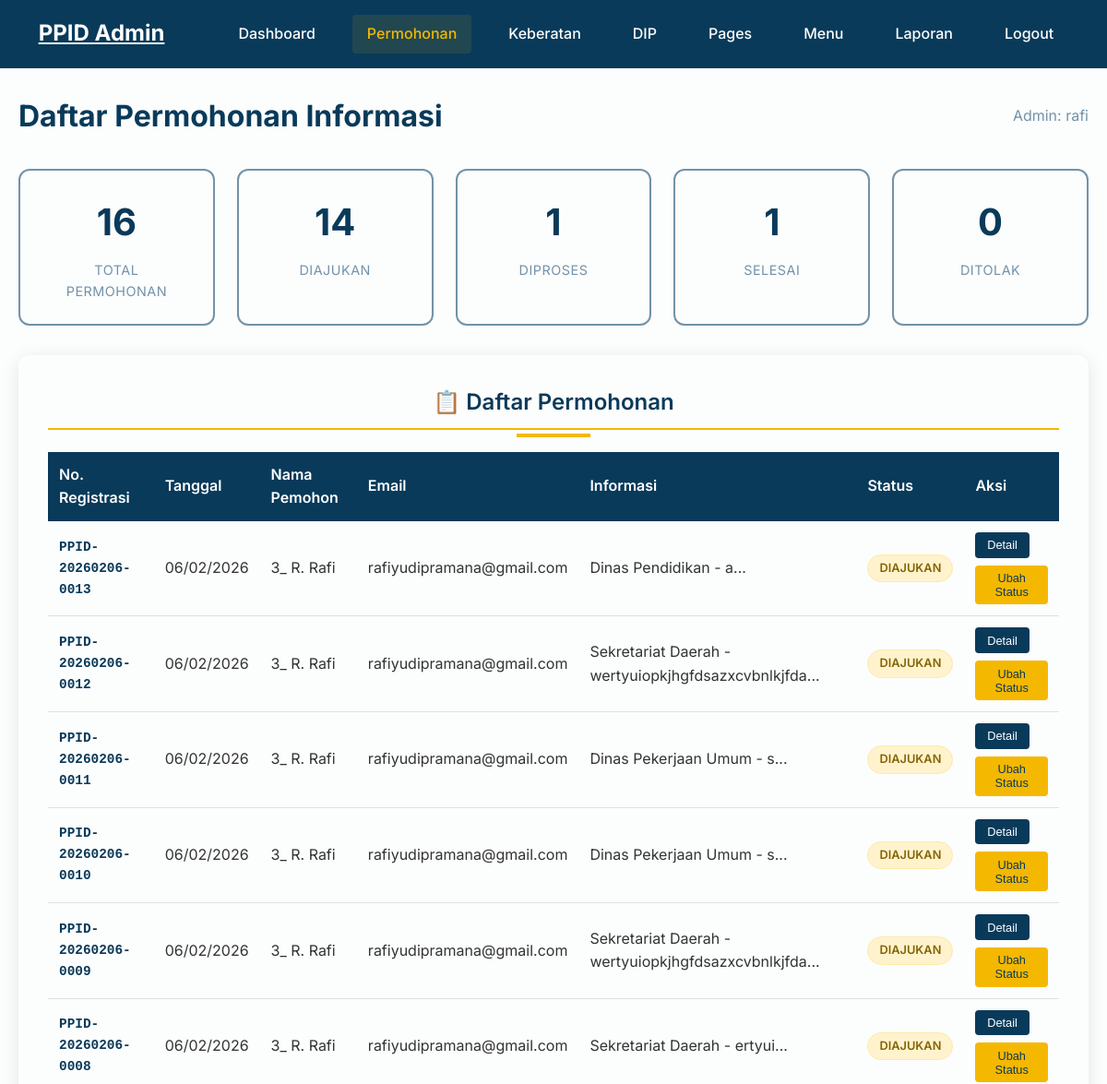
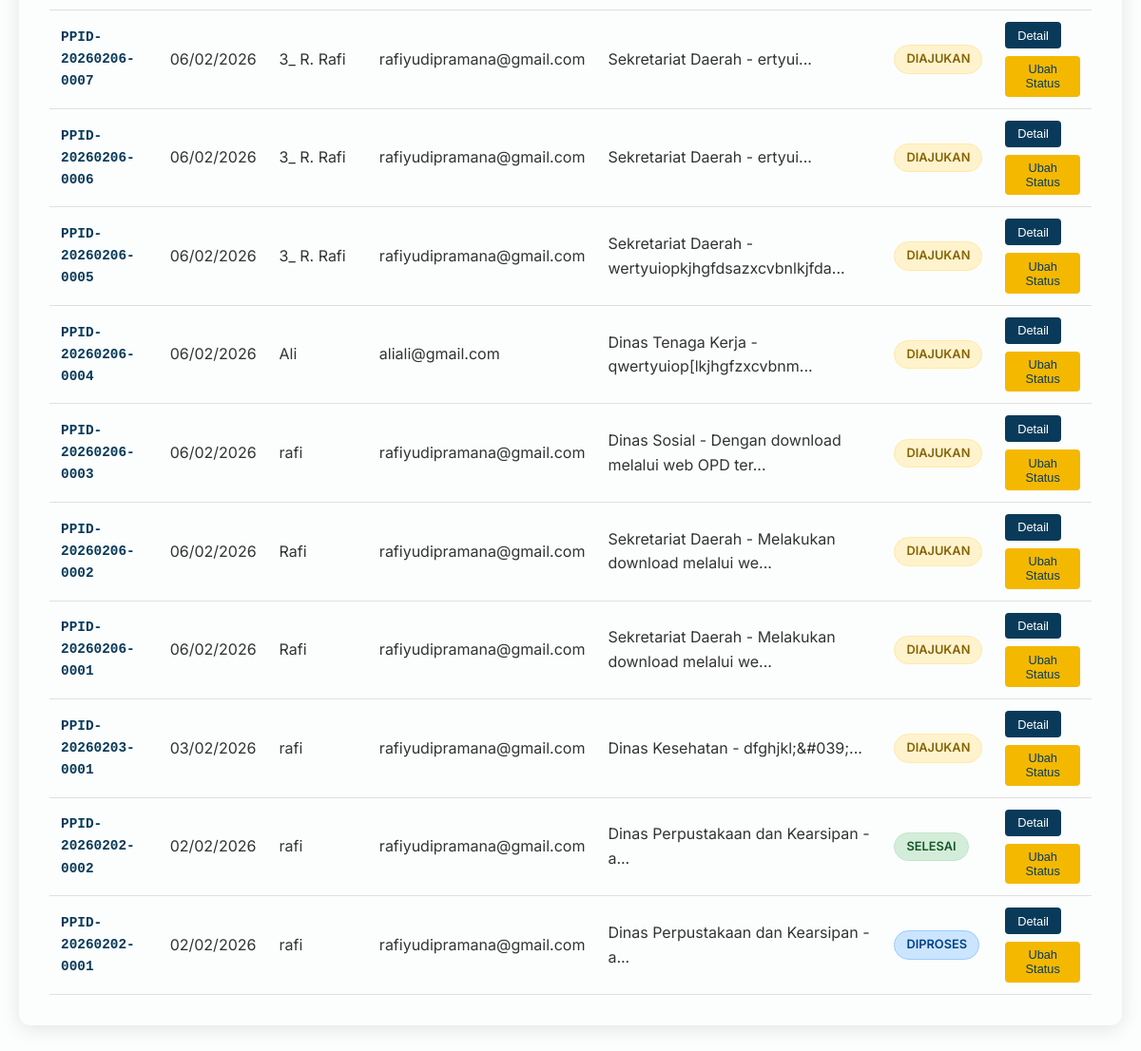
The app's page /admin/permohonan/index.php (signed in) with its own data (2 pictures, top to bottom).
### tables this page shows
CREATE TABLE `permohonan_informasi` (
  `id` int(11) NOT NULL,
  `nomor_registrasi` varchar(50) NOT NULL,
  `nama_pemohon` varchar(150) NOT NULL,
  `email` varchar(100) NOT NULL,
  `no_hp` varchar(20) DEFAULT NULL,
  `alamat` text DEFAULT NULL,
  `informasi_diminta` text NOT NULL,
  `tujuan_penggunaan` text DEFAULT NULL,
  `cara_memperoleh` enum('melihat','salinan','softcopy') NOT NULL,
  `status` enum('diajukan','diproses','ditolak','selesai') DEFAULT 'diajukan',
  `created_at` timestamp NOT NULL DEFAULT current_timestamp()
);

### includes/permohonan_service.php (called while the page is built, shortened)
<?php
function getAllPermohonan($limit = 50, $offset = 0) {
    global $conn;
    $stmt = $conn->prepare("
        SELECT id, nomor_registrasi, nama_pemohon, email, no_hp, alamat,
               informasi_diminta, tujuan_penggunaan, cara_memperoleh, status, created_at
        FROM permohonan_informasi
        ORDER BY created_at DESC
        LIMIT ? OFFSET ?
    ");
    $stmt->bind_param("ii", $limit, $offset);
    $stmt->execute();
    return $stmt->get_result()->fetch_all(MYSQLI_ASSOC);
}
?>

### admin/permohonan/index.php (the view, shortened to what this page needs)
<?php
require_once '../../includes/config.php';
require_once '../../includes/permohonan_service.php';
$page = isset($_GET['page']) ? (int)$_GET['page'] : 1;
$limit = 20;
$offset = ($page - 1) * $limit;
$permohonanList = getAllPermohonan($limit, $offset);
$stmt = $conn->prepare("SELECT COUNT(*) as total FROM permohonan_informasi");
$stmt->execute();
$totalResult = $stmt->get_result();
$totalPermohonan = $totalResult->fetch_assoc()['total'];
?>
<!DOCTYPE html>
<html lang="id">
<head>
    <link rel="stylesheet" href="../../css/style.css">
</head>
<body class="admin-body admin-permohonan">
   <header class="header" id="header">
        <div class="container">
            <div class="header-content">
                <div class="logo">
                    <h2><a href="../dashboard.php" style="color: #FCFDFD;">PPID Admin</a></h2>
                </div>
                <nav class="nav-menu">
                    <ul class="nav-list">
                        <li class="nav-item">
                            <a href="../dashboard.php" class="nav-link">Dashboard</a>
                        </li>
                        <li class="nav-item">
                            <a href="index.php" class="nav-link active">Permohonan</a>
                        </li>
                        <li class="nav-item">
                            <a href="../keberatan/index.php" class="nav-link">Keberatan</a>
                        </li>
                        <li class="nav-item">
                            <a href="../dip/index.php" class="nav-link">DIP</a>
                        </li>
                        <li class="nav-item">
                            <a href="../pages/index.php" class="nav-link">Pages</a>
                        </li>
                        <li class="nav-item">
                            <a href="../menus/index.php" class="nav-link">Menu</a>
                        </li>
                        <li class="nav-item">
                            <a href="../laporan.php" class="nav-link">Laporan</a>
                        </li>
                        <li class="nav-item">
                            <a href="../logout.php" class="nav-link">Logout</a>
                        </li>
                    </ul>
                </nav>
            </div>
        </div>
    </header>
    <main class="admin-page">
        <div class="page-header">
            <h1 class="page-title">Daftar Permohonan Informasi</h1>
            <div class="admin-info">
                <span>Admin: <?php echo htmlspecialchars($_SESSION['admin_username']); ?></span>
            </div>
        </div>
        <div class="stats-grid">
            <?php
            $stats = [
                'total' => $totalPermohonan,
                'diajukan' => 0,
                'diproses' => 0,
                'selesai' => 0,
                'ditolak' => 0
            ];
            $stmt = $conn->prepare("SELECT status, COUNT(*) as count FROM permohonan_informasi GROUP BY status");
            $stmt->execute();
            $result = $stmt->get_result();
            while ($row = $result->fetch_assoc()) {
                $stats[$row['status']] = $row['count'];
            }
            ?>
            <div class="stat-card">
                <div class="stat-number"><?php echo $stats['total']; ?></div>
                <div class="stat-label">Total Permohonan</div>
            </div>
            <div class="stat-card">
                <div class="stat-number"><?php echo $stats['diajukan']; ?></div>
                <div class="stat-label">Diajukan</div>
            </div>
            <div class="stat-card">
                <div class="stat-number"><?php echo $stats['diproses']; ?></div>
                <div class="stat-label">Diproses</div>
            </div>
            <div class="stat-card">
                <div class="stat-number"><?php echo $stats['selesai']; ?></div>
                <div class="stat-label">Selesai</div>
            </div>
            <div class="stat-card">
                <div class="stat-number"><?php echo $stats['ditolak']; ?></div>
                <div class="stat-label">Ditolak</div>
            </div>
        </div>
        <div class="section-card">
            <h2 class="section-title">📋 Daftar Permohonan</h2>
            <div class="table-container">
                <table class="stats-table">
                    <thead>
                        <tr>
                            <th>No. Registrasi</th>
                            <th>Tanggal</th>
                            <th>Nama Pemohon</th>
                            <th>Email</th>
                            <th>Informasi</th>
                            <th>Status</th>
                            <th>Aksi</th>
                        </tr>
                    </thead>
                    <tbody>
                        <?php if (!empty($permohonanList)): ?>
                            <?php foreach ($permohonanList as $permohonan): ?>
                                <tr>
                                    <td class="nomor-reg"><?php echo htmlspecialchars($permohonan['nomor_registrasi']); ?></td>
                                    <td><?php echo date('d/m/Y', strtotime($permohonan['created_at'])); ?></td>
                                    <td><?php echo htmlspecialchars($permohonan['nama_pemohon']); ?></td>
                                    <td><?php echo htmlspecialchars($permohonan['email']); ?></td>
                                    <td><?php echo htmlspecialchars(substr($permohonan['informasi_diminta'], 0, 50)) . '...'; ?></td>
                                    <td>
                                        <span class="status-badge status-<?php echo $permohonan['status']; ?>">
                                            <?php
                                            $statusLabels = [
                                                'diajukan' => 'Diajukan',
                                                'diproses' => 'Diproses',
                                                'selesai' => 'Selesai',
                                                'ditolak' => 'Ditolak'
                                            ];
                                            echo $statusLabels[$permohonan['status']] ?? $permohonan['status'];
                                            ?>
                                        </span>
                                    </td>
                                    <td>
                                        <div class="action-buttons">
                                            <button class="btn-small btn-detail" onclick="showDetail(<?php echo $permohonan['id']; ?>)">
                                                Detail
                                            </button>
                                            <button class="btn-small btn-status" onclick="showStatusModal(<?php echo $permohonan['id']; ?>, JSON.parse('<?php echo json_encode($permohonan['status']); ?>'))">
                                                Ubah Status
                                            </button>
                                        </div>
                                    </td>
                                </tr>
                            <?php endforeach; ?>
                        <?php endif; ?>
                    </tbody>
                </table>
            </div>
        </div>
    </main>
</body>
</html>

### records on screen
permohonan_informasi: nomor_registrasi "PPID-20260206-0013", created_at "06/02/2026", nama_pemohon "3_ R. Rafi", email "rafiyudipramana@gmail.com", informasi_diminta "Dinas Pendidikan - a", status "DIAJUKAN"
permohonan_informasi: nomor_registrasi "PPID-20260206-0012", created_at "06/02/2026", nama_pemohon "3_ R. Rafi", email "rafiyudipramana@gmail.com", informasi_diminta "Sekretariat Daerah - wertyuiopkjhgfdsazxcvbnlkjfda", status "DIAJUKAN"
permohonan_informasi: nomor_registrasi "PPID-20260206-0011", created_at "06/02/2026", nama_pemohon "3_ R. Rafi", email "rafiyudipramana@gmail.com", informasi_diminta "Dinas Pekerjaan Umum - s", status "DIAJUKAN"
permohonan_informasi: nomor_registrasi "PPID-20260206-0010", created_at "06/02/2026", nama_pemohon "3_ R. Rafi", email "rafiyudipramana@gmail.com", informasi_diminta "Dinas Pekerjaan Umum - s", status "DIAJUKAN"
permohonan_informasi: nomor_registrasi "PPID-20260206-0009", created_at "06/02/2026", nama_pemohon "3_ R. Rafi", email "rafiyudipramana@gmail.com", informasi_diminta "Sekretariat Daerah - wertyuiopkjhgfdsazxcvbnlkjfda", status "DIAJUKAN"
permohonan_informasi: nomor_registrasi "PPID-20260206-0008", created_at "06/02/2026", nama_pemohon "3_ R. Rafi", email "rafiyudipramana@gmail.com", informasi_diminta "Sekretariat Daerah - ertyui", status "DIAJUKAN"
permohonan_informasi: nomor_registrasi "PPID-20260206-0007", created_at "06/02/2026", nama_pemohon "3_ R. Rafi", email "rafiyudipramana@gmail.com", informasi_diminta "Sekretariat Daerah - ertyui", status "DIAJUKAN"
permohonan_informasi: nomor_registrasi "PPID-20260206-0006", created_at "06/02/2026", nama_pemohon "3_ R. Rafi", email "rafiyudipramana@gmail.com", informasi_diminta "Sekretariat Daerah - ertyui", status "DIAJUKAN"
permohonan_informasi: nomor_registrasi "PPID-20260206-0005", created_at "06/02/2026", nama_pemohon "3_ R. Rafi", email "rafiyudipramana@gmail.com", informasi_diminta "Sekretariat Daerah - wertyuiopkjhgfdsazxcvbnlkjfda", status "DIAJUKAN"
permohonan_informasi: nomor_registrasi "PPID-20260206-0004", created_at "06/02/2026", nama_pemohon "Ali", email "aliali@gmail.com", informasi_diminta "Dinas Tenaga Kerja - qwertyuiop[lkjhgfzxcvbnm", status "DIAJUKAN"
permohonan_informasi: nomor_registrasi "PPID-20260206-0003", created_at "06/02/2026", nama_pemohon "rafi", email "rafiyudipramana@gmail.com", informasi_diminta "Dinas Sosial - Dengan download melalui web OPD ter", status "DIAJUKAN"
permohonan_informasi: nomor_registrasi "PPID-20260206-0002", created_at "06/02/2026", nama_pemohon "Rafi", email "rafiyudipramana@gmail.com", informasi_diminta "Sekretariat Daerah - Melakukan download melalui we", status "DIAJUKAN"
permohonan_informasi: nomor_registrasi "PPID-20260206-0001", created_at "06/02/2026", nama_pemohon "Rafi", email "rafiyudipramana@gmail.com", informasi_diminta "Sekretariat Daerah - Melakukan download melalui we", status "DIAJUKAN"
permohonan_informasi: nomor_registrasi "PPID-20260203-0001", created_at "03/02/2026", nama_pemohon "rafi", email "rafiyudipramana@gmail.com", informasi_diminta "Dinas Kesehatan - dfghjkl;&#039;", status "DIAJUKAN"
permohonan_informasi: nomor_registrasi "PPID-20260202-0002", created_at "02/02/2026", nama_pemohon "rafi", email "rafiyudipramana@gmail.com", informasi_diminta "Dinas Perpustakaan dan Kearsipan - a", status "SELESAI"
permohonan_informasi: nomor_registrasi "PPID-20260202-0001", created_at "02/02/2026", nama_pemohon "rafi", email "rafiyudipramana@gmail.com", informasi_diminta "Dinas Perpustakaan dan Kearsipan - a", status "DIPROSES"

### other values on screen
$_SESSION['admin_username'] "rafi"
$stats['total'] "16"
$stats['diajukan'] "14"
$stats['diproses'] "1"
$stats['selesai'] "1"
$stats['ditolak'] "0"
